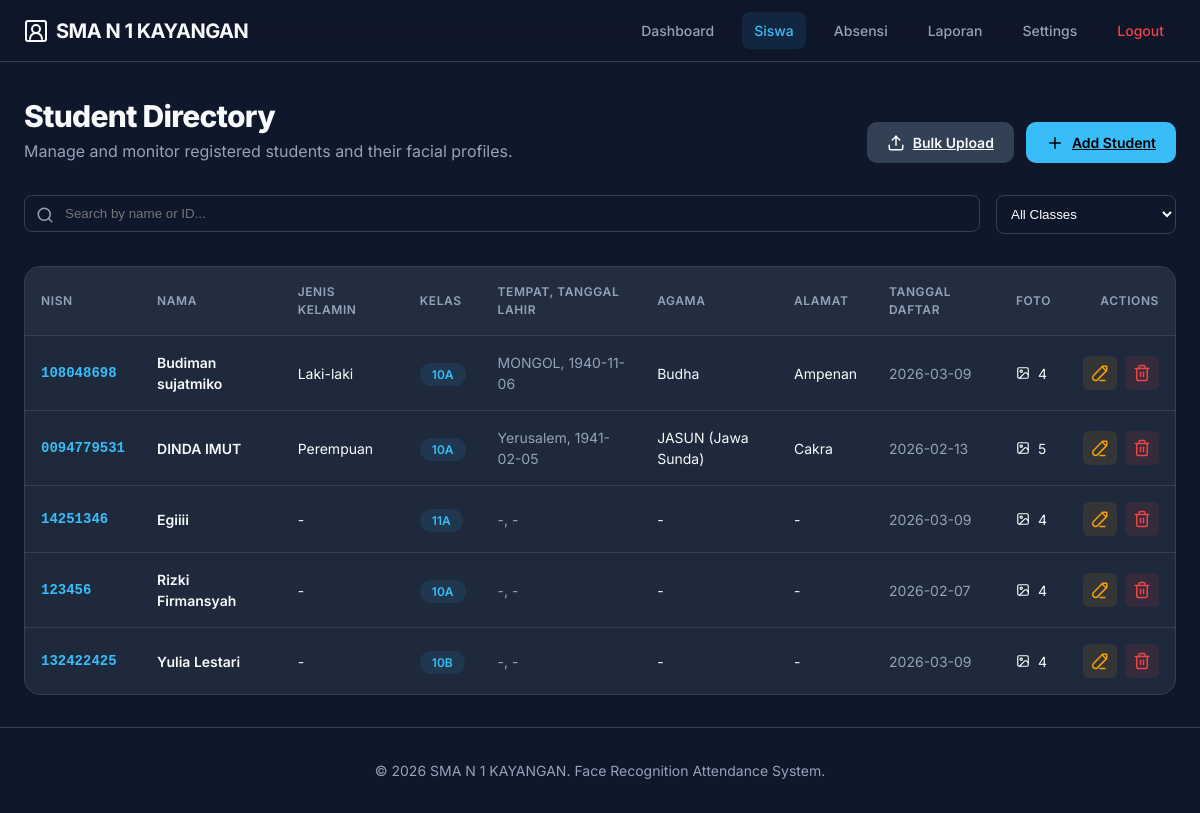
The app's page /students (signed in) with its own data.
### app/models/models.py (models this page shows, shortened)
class Student(db.Model):
    __tablename__ = 'students'
    id = db.Column(db.Integer, primary_key=True)
    student_id = db.Column(db.String(50), unique=True, nullable=False, index=True)
    name = db.Column(db.String(200), nullable=False)
    class_name = db.Column(db.String(50), nullable=False, index=True)
    gender = db.Column(db.String(20))
    birth_place = db.Column(db.String(100))
    birth_date = db.Column(db.Date)
    religion = db.Column(db.String(50))
    address = db.Column(db.Text)
    num_photos = db.Column(db.Integer, default=0)
    photos_path = db.Column(db.Text)  # JSON array of photo paths
    face_encodings = db.Column(db.LargeBinary)  # Pickled numpy arrays
    is_active = db.Column(db.Boolean, default=True)
    added_date = db.Column(db.Date, default=datetime.utcnow)
    created_at = db.Column(db.DateTime, default=datetime.utcnow)
    updated_at = db.Column(db.DateTime, default=datetime.utcnow, onupdate=datetime.utcnow)
    attendance_records = db.relationship('Attendance', backref='student', lazy='dynamic', cascade='all, delete-orphan')
    def get_photos(self):
        if self.photos_path:
            import json
            try:
                return json.loads(self.photos_path)
            except Exception:
                return []
        return []

### app/routes/students.py (the view)
@students_bp.route('/students')
@admin_required
def students():
    students_list = Student.query.filter_by(is_active=True).order_by(Student.name).all()
    students_dict = {}
    for student in students_list:
        students_dict[student.student_id] = {
            'id': student.id,
            'name': student.name,
            'class': student.class_name,
            'gender': student.gender,
            'birth_place': student.birth_place,
            'birth_date': str(student.birth_date) if student.birth_date else '-',
            'religion': student.religion,
            'address': student.address,
            'num_photos': student.num_photos,
            'added_date': str(student.added_date),
            'photos': student.get_photos()
        }
    return render_template('students.html', students=students_dict)

### app/routes/main.py (called while the page is built)
def admin_required(view_func):
    @wraps(view_func)
    def wrapped(*args, **kwargs):
        if not session.get('is_admin'):
            next_url = request.path
            flash('Silakan login terlebih dahulu.', 'warning')
            return redirect(url_for('auth.login', next=next_url))
        return view_func(*args, **kwargs)
    return wrapped

### app/templates/students.html (shortened to what this page needs)
{% extends 'base.html' %}
{% block content %}
<div
  style="display: flex; justify-content: space-between; align-items: flex-end; margin-bottom: 2rem; flex-wrap: wrap; gap: 1rem;">
  <div>
    <h1 style="font-size: 1.875rem; font-weight: 800; letter-spacing: -0.025em;">Student Directory</h1>
    <p style="color: var(--text-muted);">Manage and monitor registered students and their facial profiles.</p>
  </div>
  <div style="display: flex; gap: 0.75rem;">
    <a href="{{ url_for('students.bulk_upload') }}" class="btn btn-secondary">
      <svg xmlns="http://www.w3.org/2000/svg" width="18" height="18" viewBox="0 0 24 24" fill="none"
        stroke="currentColor" stroke-width="2" stroke-linecap="round" stroke-linejoin="round">
        <path d="M21 15v4a2 2 0 0 1-2 2H5a2 2 0 0 1-2-2v-4" />
        <polyline points="17 8 12 3 7 8" />
        <line x1="12" y1="3" x2="12" y2="15" />
      </svg>
      Bulk Upload
    </a>
    <a href="{{ url_for('students.add_student') }}" class="btn btn-primary">
      <svg xmlns="http://www.w3.org/2000/svg" width="18" height="18" viewBox="0 0 24 24" fill="none"
        stroke="currentColor" stroke-width="2" stroke-linecap="round" stroke-linejoin="round">
        <line x1="12" y1="5" x2="12" y2="19" />
        <line x1="5" y1="12" x2="19" y2="12" />
      </svg>
      Add Student
    </a>
  </div>
</div>
<div class="search-container">
  <div class="search-input-wrapper">
    <svg xmlns="http://www.w3.org/2000/svg" width="18" height="18" viewBox="0 0 24 24" fill="none" stroke="currentColor"
      stroke-width="2" stroke-linecap="round" stroke-linejoin="round">
      <circle cx="11" cy="11" r="8" />
      <path d="m21 21-4.3-4.3" />
    </svg>
    <input type="text" id="studentSearch" placeholder="Search by name or ID..." />
  </div>
  <select id="classFilter" style="min-width: 180px;">
    <option value="">All Classes</option>
  </select>
</div>
{% if students and (students|length) > 0 %}
<div class="table-container">
  <table id="studentTable">
    <thead>
      <tr>
        <th>NISN</th>
        <th>Nama</th>
        <th>Jenis Kelamin</th>
        <th>Kelas</th>
        <th>Tempat, Tanggal Lahir</th>
        <th>Agama</th>
        <th>Alamat</th>
        <th>Tanggal Daftar</th>
        <th>Foto</th>
        <th style="text-align: right;">Actions</th>
      </tr>
    </thead>
    <tbody>
      {% for student_id, info in students.items() %}
      <tr>
        <td style="font-family: monospace; font-weight: 600; color: var(--accent);">{{ student_id }}</td>
        <td style="font-weight: 600;">{{ info.name }}</td>
        <td>{{ info.gender or '-' }}</td>
        <td>
          <span class="status-pill" style="background: rgba(56, 189, 248, 0.1); color: var(--accent);">{{ info.class
            }}</span>
        </td>
        <td style="color: var(--text-muted);">{{ (info.birth_place or '-') ~ ', ' ~ info.birth_date }}</td>
        <td>{{ info.religion or '-' }}</td>
        <td style="max-width: 220px; white-space: nowrap; overflow: hidden; text-overflow: ellipsis;" title="{{ info.address or '-' }}">{{ info.address or '-' }}</td>
        <td style="color: var(--text-muted);">{{ info.added_date }}</td>
        <td>
          <div style="display: flex; align-items: center; gap: 0.5rem;">
            {{ info.num_photos }}
          </div>
        </td>
        <td style="text-align: right;">
          <div style="display: inline-flex; gap: 0.5rem;">
            <a href="{{ url_for('students.edit_student', student_id=student_id) }}" class="action-btn btn-edit"
              title="Edit Student">
            </a>
            <form action="{{ url_for('students.delete_student', student_id=student_id) }}" method="POST" style="display:inline;"
              onsubmit="return confirm('Are you sure you want to delete {{ info.name }}?');">
              <button type="submit" class="action-btn btn-danger" title="Delete Student"
                style="background: rgba(239, 68, 68, 0.1); color: var(--danger); border: none; cursor: pointer;">
              </button>
            </form>
          </div>
        </td>
      </tr>
      {% endfor %}
    </tbody>
  </table>
</div>
{% endif %}
{% endblock %}

### app/templates/base.html (shortened to what this page needs)
<!doctype html>
<html lang="id" class="dark"
  data-recognition-enabled="{{ 'true' if recognition_enabled is defined and recognition_enabled else 'false' }}">
<head>
</head>
<body>
  <header>
    <div class="nav-container">
      <a href="{{ url_for('main.index') }}" class="brand">
        <svg xmlns="http://www.w3.org/2000/svg" width="24" height="24" viewBox="0 0 24 24" fill="none"
          stroke="currentColor" stroke-width="2" stroke-linecap="round" stroke-linejoin="round">
          <path d="M18 20a6 6 0 0 0-12 0" />
          <circle cx="12" cy="10" r="4" />
          <rect width="20" height="20" x="2" y="2" rx="2" />
        </svg>
        {{ school_name }}
      </a>
      <nav>
        <a href="{{ url_for('main.index') }}" class="{{ 'active' if request.endpoint == 'main.index' }}">Dashboard</a>
        <a href="{{ url_for('students.students') }}" class="{{ 'active' if request.endpoint == 'students.students' }}">Siswa</a>
        <a href="{{ url_for('attendance.attendance_page') }}"
          class="{{ 'active' if request.endpoint == 'attendance.attendance_page' }}">Absensi</a>
        <a href="{{ url_for('reports.reports') }}" class="{{ 'active' if request.endpoint == 'reports.reports' }}">Laporan</a>
        <a href="{{ url_for('main.settings') }}" class="{{ 'active' if request.endpoint == 'main.settings' }}">Settings</a>
        {% if session.get('is_admin') %}
        <a href="{{ url_for('auth.logout') }}" style="color:var(--danger)">Logout</a>
        {% else %}
        <a href="{{ url_for('auth.login') }}">Login</a>
        {% endif %}
      </nav>
    </div>
  </header>
  <main>
    {% block content %}{% endblock %}
  </main>
  <footer
    style="padding: 2rem; text-align: center; color: var(--text-muted); font-size: 0.875rem; border-top: 1px solid var(--border);">
    &copy; {{ now.year if now else '2026' }} {{ school_name }}. Face Recognition Attendance System.
  </footer>
</body>
</html>

### app/templates/base.html (style rules this page uses)
:root { --bg-dark: #0f172a; --bg-card: #1e293b; --text-main: #f8fafc; --text-muted: #94a3b8; --accent: #38bdf8; --accent-hover: #0ea5e9; --success: #22c55e; --danger: #ef4444; --warning: #f59e0b; --border: #334155; }
* { box-sizing: border-box; margin: 0; padding: 0; }
body { font-family: 'Inter', sans-serif; background-color: var(--bg-dark); color: var(--text-main); line-height: 1.5; min-height: 100vh; display: flex; flex-direction: column; }
header { background: rgba(15, 23, 42, 0.8); backdrop-filter: blur(12px); border-bottom: 1px solid var(--border); position: sticky; top: 0; z-index: 50; padding: 0.75rem 1.5rem; }
.nav-container { max-width: 1280px; margin: 0 auto; display: flex; align-items: center; justify-content: space-between; }
.brand { display: flex; align-items: center; gap: 0.5rem; text-decoration: none; color: var(--text-main); font-weight: 700; font-size: 1.25rem; letter-spacing: -0.025em; }
nav { display: flex; gap: 1rem; }
nav a { color: var(--text-muted); text-decoration: none; font-size: 0.875rem; font-weight: 500; padding: 0.5rem 0.75rem; border-radius: 0.5rem; transition: all 0.2s; }
nav a.active { color: var(--accent); background: rgba(56, 189, 248, 0.1); }
main { max-width: 1280px; margin: 0 auto; padding: 2rem 1.5rem; width: 100%; flex-grow: 1; }
.btn { display: inline-flex; align-items: center; justify-content: center; padding: 0.625rem 1.25rem; border-radius: 0.625rem; font-weight: 600; font-size: 0.875rem; cursor: pointer; transition: all 0.2s; border: none; gap: 0.5rem; }
.btn-primary { background: var(--accent); color: #000; }
.btn-secondary { background: var(--border); color: var(--text-main); }
.status-pill { padding: 0.25rem 0.75rem; border-radius: 9999px; font-size: 0.75rem; font-weight: 600; }
input, select, textarea { background: #0f172a; border: 1px solid var(--border); border-radius: 0.5rem; padding: 0.625rem; color: white; outline: none; transition: border-color 0.2s; }

### app/templates/students.html (style rules this page uses)
.table-container { overflow-x: auto; border-radius: 1rem; border: 1px solid var(--border); background: var(--bg-card); }
table { width: 100%; border-collapse: collapse; text-align: left; }
th { background: rgba(255, 255, 255, 0.02); padding: 1rem; font-size: 0.75rem; font-weight: 600; text-transform: uppercase; letter-spacing: 0.05em; color: var(--text-muted); border-bottom: 1px solid var(--border); }
td { padding: 1rem; font-size: 0.875rem; border-bottom: 1px solid var(--border); color: var(--text-main); }
tr:last-child td { border-bottom: none; }
.search-container { display: flex; gap: 1rem; margin-bottom: 2rem; flex-wrap: wrap; }
.search-input-wrapper { position: relative; flex: 1; min-width: 300px; }
.search-input-wrapper svg { position: absolute; left: 0.75rem; top: 50%; transform: translateY(-50%); color: var(--text-muted); }
.search-input-wrapper input { width: 100%; padding-left: 2.5rem; }
.action-btn { padding: 0.5rem; border-radius: 0.375rem; transition: all 0.2s; display: inline-flex; align-items: center; justify-content: center; }
.btn-edit { color: var(--warning); background: rgba(245, 158, 11, 0.1); }

### records on screen
Student: student "108048698", name "Budiman sujatmiko", gender "Laki-laki", class "10A", birth_place "MONGOL, 1940-11-06", religion "Budha", address "Ampenan", added_date "2026-03-09", num_photos "4"
Student: student "0094779531", name "DINDA IMUT", gender "Perempuan", class "10A", birth_place "Yerusalem, 1941-02-05", religion "JASUN (Jawa Sunda)", address "Cakra", added_date "2026-02-13", num_photos "5"
Student: student "14251346", name "Egiiii", gender "-", class "11A", birth_place "-, -", religion "-", address "-", added_date "2026-03-09", num_photos "4"
Student: student "123456", name "Rizki Firmansyah", gender "-", class "10A", birth_place "-, -", religion "-", address "-", added_date "2026-02-07", num_photos "4"
Student: student "132422425", name "Yulia Lestari", gender "-", class "10B", birth_place "-, -", religion "-", address "-", added_date "2026-03-09", num_photos "4"

### other values on screen
{{ school_name }} "SMA N 1 KAYANGAN"
